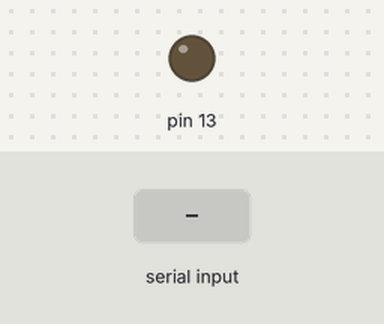
Bench run of a sketch on a simulated Arduino Uno, built with avr-gcc and run on an emulated ATmega328P. Parts: output pins drawn as LEDs (lit = HIGH). The test bench sets the inputs (shaded band). What the sketch prints to the serial monitor is not drawn.

Above: at 1.0 s.
1.1 s: "1" received over Serial
Timing chart, 0 to 4.1 s (numbered marks = the images above; inputs shaded):
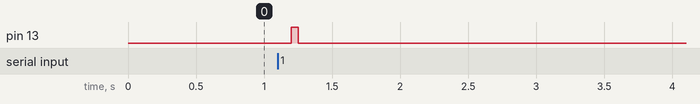

Measured:
- after the input at 1.1 s, pin 13: LOW → HIGH after 0.10 s, → LOW 0.05 s later

The sketch:

SerialCallResponseASCII.ino
```cpp
void setup() {
  // start serial port at 9600 bps and wait for port to open:
  Serial.begin(115200);
  while (!Serial) {
    ; // wait for serial port to connect. Needed for native USB port only
  }

  pinMode(13, OUTPUT);
  establishContact();  // send a byte to establish contact until receiver responds
}

void loop() {
  // if we get a valid byte, read analog ins:
  if (Serial.available() > 0) {
    // get incoming byte:
    int Input = Serial.read();
    if(Input==1){
      digitalWrite(13, HIGH);
    }else if(Input==2){
      digitalWrite(13, LOW);
    }else{
      digitalWrite(13, HIGH);
      delay(50);
      digitalWrite(13, LOW);
      delay(50);
      Serial.println("Testing");
    }
  }
}

void establishContact() {
  while (Serial.available() <= 0) {
    Serial.println("0,0,0");   // send an initial string
    delay(300);
  }
}
```
